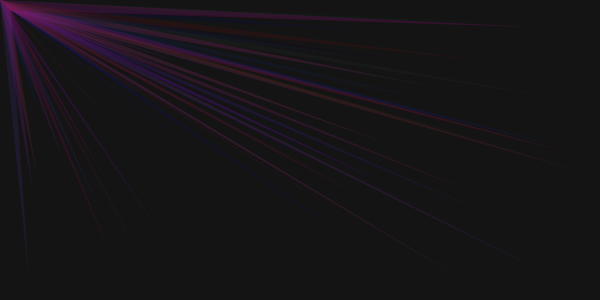
Frame 1 (no input)
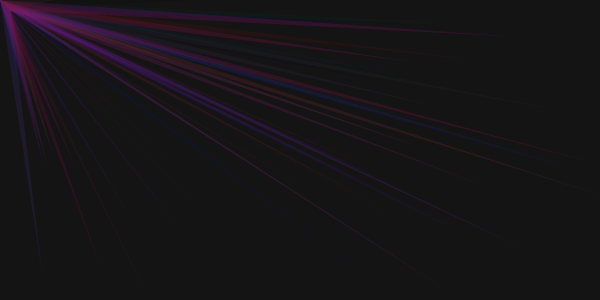
Frame 60 (the mouse pressed at the canvas centre just before this capture)
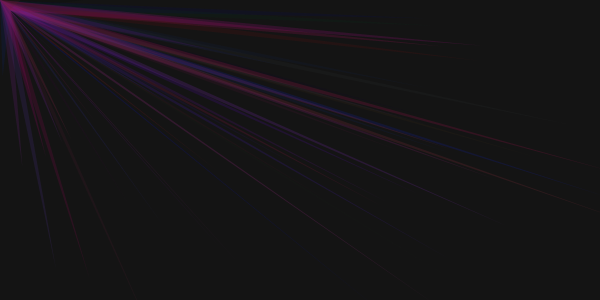
Frame 120 (the mouse held since frame 60 and released just before this capture)

The Processing sketch that drew these frames (run headless with seeded random() and noise(); from frame 60 on, the mouse is pressed at the canvas centre):

// Processing sketch: processing_173203
// ── processing_173203.pde

int num = 50;
Rays[] rays_array = new Rays[num]; 
  
void setup()
{
  size (600,300);  
  for(int i=0; i<num; i++)
  {
    rays_array[i] = new Rays();    
  }
    
}
  
  
void draw()
{
 
  background(20);
  noStroke();
   
   
  for(int i=0; i<num; i++)
  {
   rays_array[i].update();
   rays_array[i].display();     
  }
  
}
   
  
  
class Rays
{
  float x,y, x1,y1, x2,y2, vx,vy, grav;
  float c1, c2, c3;
    
  Rays()
  {
   x = random(width);
   y = random(height);
   x1 = x1+10;
   y1 = y1+10;
   
   vx=random(-.5,.5);
   vy=random(-.5,.5);
   c1=random(0,200);
   c2=random(0,50);
   c3=random(0,200);
   grav=-.00001;  
  
  }
  
  void update()
  {
    x+=vx;
    y+=vy;
    vy+=grav;
    vx+=grav;

    fill(c1,c2,c3,50);
  }
    
  void display()
  {
      
    pushMatrix();
    triangle(x,y,x1,y1,x2,y2);
    translate(x, y);
    popMatrix();
      
  }

}
